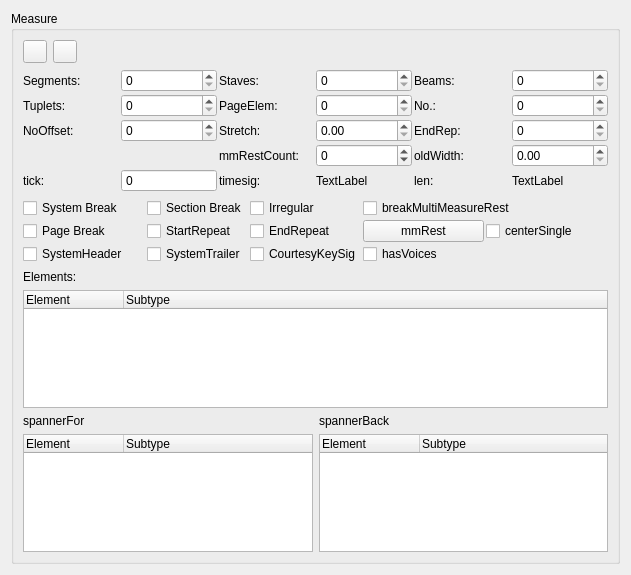
<?xml version="1.0" encoding="UTF-8"?>
<ui version="4.0">
 <class>MeasureBase</class>
 <widget class="QWidget" name="MeasureBase">
  <property name="geometry">
   <rect>
    <x>0</x>
    <y>0</y>
    <width>631</width>
    <height>575</height>
   </rect>
  </property>
  <property name="windowTitle">
   <string notr="true"/>
  </property>
  <layout class="QGridLayout">
   <item row="0" column="0" colspan="2">
    <widget class="QGroupBox" name="MeasureBase_2">
     <property name="title">
      <string notr="true">Measure</string>
     </property>
     <property name="flat">
      <bool>false</bool>
     </property>
     <layout class="QVBoxLayout" name="verticalLayout">
      <item>
       <layout class="QHBoxLayout" name="horizontalLayout">
        <item>
         <widget class="QToolButton" name="prevButton">
          <property name="toolTip">
           <string notr="true"/>
          </property>
          <property name="text">
           <string notr="true"/>
          </property>
          <property name="icon">
           <iconset resource="../musescore.qrc">
            <normaloff>:/data/icons/go-previous.svg</normaloff>:/data/icons/go-previous.svg</iconset>
          </property>
         </widget>
        </item>
        <item>
         <widget class="QToolButton" name="nextButton">
          <property name="text">
           <string notr="true"/>
          </property>
          <property name="icon">
           <iconset resource="../musescore.qrc">
            <normaloff>:/data/icons/go-next.svg</normaloff>:/data/icons/go-next.svg</iconset>
          </property>
         </widget>
        </item>
        <item>
         <spacer name="horizontalSpacer">
          <property name="orientation">
           <enum>Qt::Horizontal</enum>
          </property>
          <property name="sizeHint" stdset="0">
           <size>
            <width>40</width>
            <height>20</height>
           </size>
          </property>
         </spacer>
        </item>
       </layout>
      </item>
      <item>
       <layout class="QGridLayout" name="gridLayout_2">
        <property name="spacing">
         <number>2</number>
        </property>
        <item row="4" column="2">
         <widget class="QSpinBox" name="tick">
          <property name="readOnly">
           <bool>true</bool>
          </property>
          <property name="buttonSymbols">
           <enum>QAbstractSpinBox::NoButtons</enum>
          </property>
          <property name="maximum">
           <number>16000000</number>
          </property>
         </widget>
        </item>
        <item row="0" column="0">
         <widget class="QLabel" name="label">
          <property name="text">
           <string notr="true">Segments:</string>
          </property>
          <property name="textFormat">
           <enum>Qt::PlainText</enum>
          </property>
         </widget>
        </item>
        <item row="0" column="2">
         <widget class="QSpinBox" name="segments">
          <property name="sizePolicy">
           <sizepolicy hsizetype="Preferred" vsizetype="Fixed">
            <horstretch>0</horstretch>
            <verstretch>0</verstretch>
           </sizepolicy>
          </property>
         </widget>
        </item>
        <item row="0" column="3">
         <widget class="QLabel" name="label_4">
          <property name="text">
           <string notr="true">Staves:</string>
          </property>
          <property name="textFormat">
           <enum>Qt::PlainText</enum>
          </property>
         </widget>
        </item>
        <item row="0" column="5">
         <widget class="QSpinBox" name="staves"/>
        </item>
        <item row="0" column="6">
         <widget class="QLabel" name="label_7">
          <property name="text">
           <string notr="true">Beams:</string>
          </property>
          <property name="textFormat">
           <enum>Qt::PlainText</enum>
          </property>
         </widget>
        </item>
        <item row="0" column="8">
         <widget class="QSpinBox" name="beams"/>
        </item>
        <item row="1" column="0">
         <widget class="QLabel" name="label_2">
          <property name="text">
           <string notr="true">Tuplets:</string>
          </property>
          <property name="textFormat">
           <enum>Qt::PlainText</enum>
          </property>
         </widget>
        </item>
        <item row="1" column="2">
         <widget class="QSpinBox" name="tuplets">
          <property name="sizePolicy">
           <sizepolicy hsizetype="Preferred" vsizetype="Fixed">
            <horstretch>0</horstretch>
            <verstretch>0</verstretch>
           </sizepolicy>
          </property>
         </widget>
        </item>
        <item row="1" column="3">
         <widget class="QLabel" name="label_5">
          <property name="text">
           <string notr="true">PageElem:</string>
          </property>
          <property name="textFormat">
           <enum>Qt::PlainText</enum>
          </property>
         </widget>
        </item>
        <item row="1" column="5">
         <widget class="QSpinBox" name="pageElements"/>
        </item>
        <item row="1" column="6">
         <widget class="QLabel" name="label_8">
          <property name="text">
           <string notr="true">No.:</string>
          </property>
          <property name="textFormat">
           <enum>Qt::PlainText</enum>
          </property>
         </widget>
        </item>
        <item row="1" column="8">
         <widget class="QSpinBox" name="measureNo"/>
        </item>
        <item row="2" column="0">
         <widget class="QLabel" name="label_3">
          <property name="text">
           <string notr="true">NoOffset:</string>
          </property>
          <property name="textFormat">
           <enum>Qt::PlainText</enum>
          </property>
         </widget>
        </item>
        <item row="2" column="2">
         <widget class="QSpinBox" name="noOffset">
          <property name="sizePolicy">
           <sizepolicy hsizetype="Preferred" vsizetype="Fixed">
            <horstretch>0</horstretch>
            <verstretch>0</verstretch>
           </sizepolicy>
          </property>
         </widget>
        </item>
        <item row="2" column="3">
         <widget class="QLabel" name="label_6">
          <property name="text">
           <string notr="true">Stretch:</string>
          </property>
          <property name="textFormat">
           <enum>Qt::PlainText</enum>
          </property>
         </widget>
        </item>
        <item row="2" column="5">
         <widget class="QDoubleSpinBox" name="stretch"/>
        </item>
        <item row="2" column="6">
         <widget class="QLabel" name="label_9">
          <property name="text">
           <string notr="true">EndRep:</string>
          </property>
         </widget>
        </item>
        <item row="2" column="8">
         <widget class="QSpinBox" name="repeatCount"/>
        </item>
        <item row="4" column="6">
         <widget class="QLabel" name="label_16">
          <property name="text">
           <string notr="true">len:</string>
          </property>
         </widget>
        </item>
        <item row="4" column="3">
         <widget class="QLabel" name="label_15">
          <property name="text">
           <string notr="true">timesig:</string>
          </property>
         </widget>
        </item>
        <item row="4" column="0">
         <widget class="QLabel" name="label_14">
          <property name="text">
           <string notr="true">tick:</string>
          </property>
         </widget>
        </item>
        <item row="4" column="5">
         <widget class="QLabel" name="timesig">
          <property name="text">
           <string notr="true">TextLabel</string>
          </property>
         </widget>
        </item>
        <item row="4" column="8">
         <widget class="QLabel" name="len">
          <property name="text">
           <string notr="true">TextLabel</string>
          </property>
         </widget>
        </item>
        <item row="3" column="8">
         <widget class="QDoubleSpinBox" name="oldWidth">
          <property name="maximum">
           <double>10000.000000000000000</double>
          </property>
         </widget>
        </item>
        <item row="3" column="6">
         <widget class="QLabel" name="label_10">
          <property name="text">
           <string notr="true">oldWidth:</string>
          </property>
         </widget>
        </item>
        <item row="3" column="5">
         <widget class="QSpinBox" name="mmRestCount">
          <property name="minimum">
           <number>-2</number>
          </property>
          <property name="maximum">
           <number>99999</number>
          </property>
         </widget>
        </item>
        <item row="3" column="3">
         <widget class="QLabel" name="label_12">
          <property name="toolTip">
           <string notr="true"/>
          </property>
          <property name="text">
           <string notr="true">mmRestCount:</string>
          </property>
         </widget>
        </item>
       </layout>
      </item>
      <item>
       <layout class="QGridLayout" name="gridLayout1">
        <property name="leftMargin">
         <number>0</number>
        </property>
        <property name="topMargin">
         <number>0</number>
        </property>
        <property name="rightMargin">
         <number>0</number>
        </property>
        <property name="bottomMargin">
         <number>0</number>
        </property>
        <property name="spacing">
         <number>2</number>
        </property>
        <item row="1" column="0">
         <widget class="QCheckBox" name="pageBreak">
          <property name="text">
           <string notr="true">Page Break</string>
          </property>
         </widget>
        </item>
        <item row="0" column="3" colspan="2">
         <widget class="QCheckBox" name="breakMultiMeasureRest">
          <property name="text">
           <string notr="true">breakMultiMeasureRest</string>
          </property>
         </widget>
        </item>
        <item row="0" column="2">
         <widget class="QCheckBox" name="irregular">
          <property name="sizePolicy">
           <sizepolicy hsizetype="Fixed" vsizetype="Fixed">
            <horstretch>0</horstretch>
            <verstretch>0</verstretch>
           </sizepolicy>
          </property>
          <property name="text">
           <string notr="true">Irregular</string>
          </property>
         </widget>
        </item>
        <item row="0" column="0">
         <widget class="QCheckBox" name="lineBreak">
          <property name="text">
           <string notr="true">System Break</string>
          </property>
         </widget>
        </item>
        <item row="0" column="1">
         <widget class="QCheckBox" name="sectionBreak">
          <property name="text">
           <string notr="true">Section Break</string>
          </property>
         </widget>
        </item>
        <item row="1" column="1">
         <widget class="QCheckBox" name="startRepeat">
          <property name="sizePolicy">
           <sizepolicy hsizetype="Fixed" vsizetype="Fixed">
            <horstretch>0</horstretch>
            <verstretch>0</verstretch>
           </sizepolicy>
          </property>
          <property name="text">
           <string notr="true">StartRepeat</string>
          </property>
         </widget>
        </item>
        <item row="1" column="3">
         <widget class="QPushButton" name="mmRest">
          <property name="text">
           <string notr="true">mmRest</string>
          </property>
         </widget>
        </item>
        <item row="1" column="2">
         <widget class="QCheckBox" name="endRepeat">
          <property name="text">
           <string notr="true">EndRepeat</string>
          </property>
         </widget>
        </item>
        <item row="2" column="0">
         <widget class="QCheckBox" name="hasSystemHeader">
          <property name="text">
           <string notr="true">SystemHeader</string>
          </property>
         </widget>
        </item>
        <item row="2" column="1">
         <widget class="QCheckBox" name="hasSystemTrailer">
          <property name="text">
           <string notr="true">SystemTrailer</string>
          </property>
         </widget>
        </item>
        <item row="2" column="2">
         <widget class="QCheckBox" name="hasCourtesyKeySig">
          <property name="text">
           <string notr="true">CourtesyKeySig</string>
          </property>
         </widget>
        </item>
        <item row="2" column="3">
         <widget class="QCheckBox" name="hasVoices">
          <property name="text">
           <string notr="true">hasVoices</string>
          </property>
         </widget>
        </item>
        <item row="1" column="4">
         <widget class="QCheckBox" name="centerSingleChord">
          <property name="text">
           <string>centerSingle</string>
          </property>
         </widget>
        </item>
       </layout>
      </item>
      <item>
       <widget class="QLabel" name="label_11">
        <property name="text">
         <string notr="true">Elements:</string>
        </property>
       </widget>
      </item>
      <item>
       <widget class="QTreeWidget" name="sel">
        <column>
         <property name="text">
          <string notr="true">Element</string>
         </property>
        </column>
        <column>
         <property name="text">
          <string notr="true">Subtype</string>
         </property>
        </column>
       </widget>
      </item>
      <item>
       <layout class="QHBoxLayout" name="horizontalLayout_2">
        <property name="topMargin">
         <number>0</number>
        </property>
        <item>
         <layout class="QVBoxLayout" name="verticalLayout_2">
          <property name="leftMargin">
           <number>0</number>
          </property>
          <item>
           <widget class="QLabel" name="label_18">
            <property name="text">
             <string notr="true">spannerFor</string>
            </property>
           </widget>
          </item>
          <item>
           <widget class="QTreeWidget" name="spannerFor">
            <column>
             <property name="text">
              <string notr="true">Element</string>
             </property>
            </column>
            <column>
             <property name="text">
              <string notr="true">Subtype</string>
             </property>
            </column>
           </widget>
          </item>
         </layout>
        </item>
        <item>
         <layout class="QVBoxLayout" name="verticalLayout_3">
          <property name="leftMargin">
           <number>0</number>
          </property>
          <item>
           <widget class="QLabel" name="label_20">
            <property name="text">
             <string notr="true">spannerBack</string>
            </property>
           </widget>
          </item>
          <item>
           <widget class="QTreeWidget" name="spannerBack">
            <column>
             <property name="text">
              <string notr="true">Element</string>
             </property>
            </column>
            <column>
             <property name="text">
              <string notr="true">Subtype</string>
             </property>
            </column>
           </widget>
          </item>
         </layout>
        </item>
       </layout>
      </item>
     </layout>
    </widget>
   </item>
  </layout>
 </widget>
 <resources>
  <include location="../musescore.qrc"/>
 </resources>
 <connections/>
</ui>
